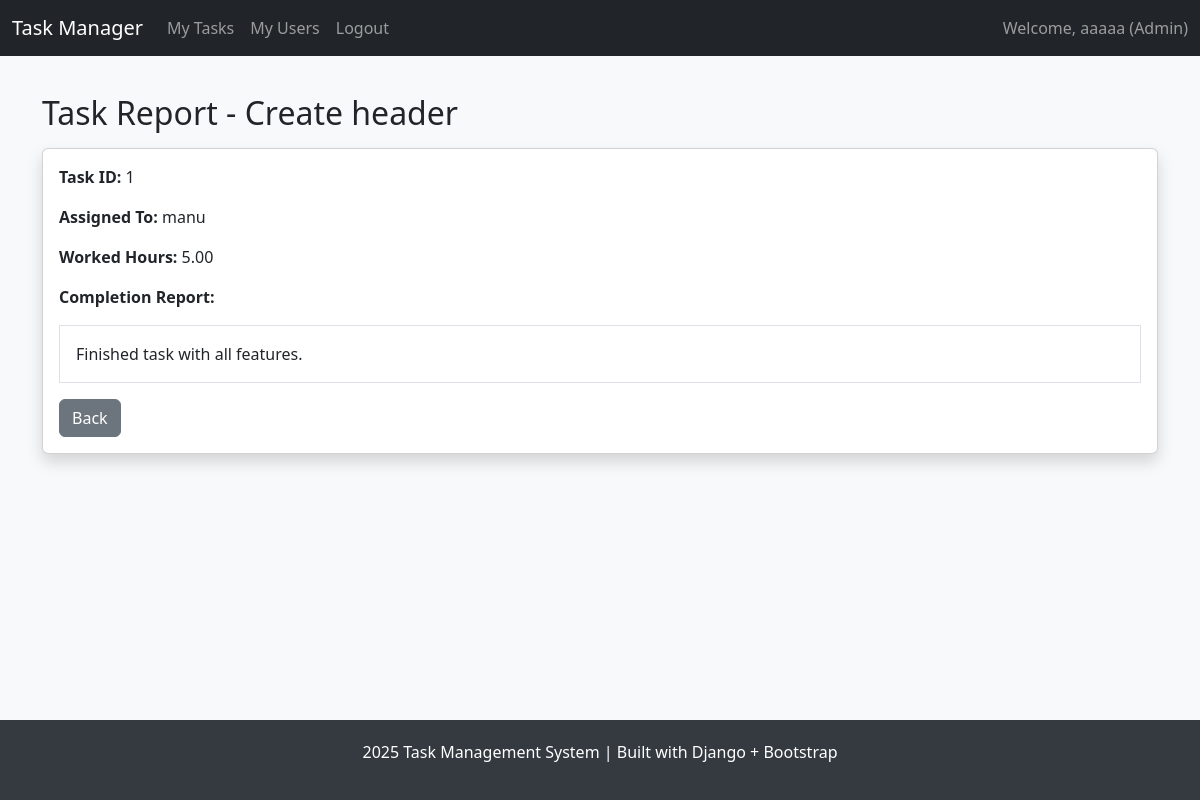
/admin-tasks/1/report/ (signed in), run on the app's committed database.
### accounts/models.py (models this page shows, shortened)
class User(AbstractUser):
    ROLE_CHOICES = (
        ("SuperAdmin", "SuperAdmin"),
        ("Admin", "Admin"),
        ("User", "User"),
    )
    role = models.CharField(max_length=20, choices=ROLE_CHOICES, default="User")
    assigned_admin = models.ForeignKey(
        "self", null=True, blank=True, on_delete=models.SET_NULL, related_name="managed_users",
        limit_choices_to={"role": "Admin"}
    )

### task/models.py (models this page shows, shortened)
class Task(models.Model):
    STATUS_PENDING = "Pending"
    STATUS_IN_PROGRESS = "In Progress"
    STATUS_COMPLETED = "Completed"
    STATUS_CHOICES = [
        (STATUS_PENDING, "Pending"),
        (STATUS_IN_PROGRESS, "In Progress"),
        (STATUS_COMPLETED, "Completed"),
    ]
    title = models.CharField(max_length=255)
    description = models.TextField()
    assigned_to = models.ForeignKey(settings.AUTH_USER_MODEL, on_delete=models.CASCADE, related_name="tasks")
    due_date = models.DateField(null=True, blank=True)
    status = models.CharField(max_length=20, choices=STATUS_CHOICES, default=STATUS_PENDING)
    completion_report = models.TextField(blank=True, null=True)
    worked_hours = models.DecimalField(max_digits=6, decimal_places=2, null=True, blank=True)
    created_at = models.DateTimeField(auto_now_add=True)
    updated_at = models.DateTimeField(auto_now=True)

### adminpanel/views.py (the view)
# urls.py: path('admin-tasks/<int:task_id>/report/', views.view_task_report, name='view_task_report'),
@login_required
def view_task_report(request, task_id):
    if request.user.role != "Admin":
        return redirect("dashboard")
    task = get_object_or_404(Task, id=task_id, assigned_to__assigned_admin=request.user, status="Completed")
    return render(request, "adminpanel/view_task_report.html", {"task": task})

### adminpanel/templates/adminpanel/view_task_report.html (shortened to what this page needs)
{% extends "adminpanel/base.html" %}
{% block content %}
<h2 class="mb-3">Task Report - {{ task.title }}</h2>
<div class="card p-3 shadow">
  <p><strong>Task ID:</strong> {{ task.id }}</p>
  <p><strong>Assigned To:</strong> {{ task.assigned_to.username }}</p>
  <p><strong>Worked Hours:</strong> {{ task.worked_hours }}</p>
  <p><strong>Completion Report:</strong></p>
  <div class="border p-3">{{ task.completion_report|linebreaksbr }}</div>
  <div class="mt-3">
    <a class="btn btn-secondary" href="{% url 'task_list' %}">Back</a>
  </div>
</div>
{% endblock %}

### adminpanel/templates/adminpanel/base.html (shortened to what this page needs)
<!DOCTYPE html>
<html lang="en">
<head>
  <link href="https://cdn.jsdelivr.net/npm/bootstrap@5.3.2/dist/css/bootstrap.min.css" rel="stylesheet">
</head>
<body>
  <nav class="navbar navbar-expand-lg navbar-dark bg-dark fixed-top">
    <div class="container-fluid">
      <a class="navbar-brand" href="{% url 'dashboard' %}">Task Manager</a>
      <div class="collapse navbar-collapse" id="navbarNav">
        <ul class="navbar-nav me-auto">
          {% if user.is_authenticated %}
            {% if user.role == "SuperAdmin" %}
              <li class="nav-item"><a class="nav-link" href="{% url 'manage_users' %}">Manage Users</a></li>
              <li class="nav-item"><a class="nav-link" href="{% url 'manage_admins' %}">Manage Admins</a></li>
              <li class="nav-item"><a class="nav-link" href="{% url 'manage_tasks' %}">Manage Tasks</a></li>
              <li class="nav-item"><a class="nav-link" href="{% url 'task_reports' %}">Task Reports</a></li>
            {% elif user.role == "Admin" %}
              <li class="nav-item"><a class="nav-link" href="{% url 'task_list' %}">My Tasks</a></li>
              <li class="nav-item"><a class="nav-link" href="{% url 'user_list' %}">My Users</a></li>
            {% endif %}
            <li class="nav-item"><a class="nav-link" href="{% url 'logout' %}">Logout</a></li>
          {% endif %}
        </ul>
        {% if user.is_authenticated %}
          <span class="navbar-text">Welcome, {{ user.username }} ({{ user.role }})</span>
        {% endif %}
      </div>
    </div>
  </nav>
  <main class="container py-4">
    {% block content %}{% endblock %}
  </main>
  <footer>
    <p>2025 Task Management System | Built with Django + Bootstrap</p>
  </footer>
</body>
</html>

### adminpanel/templates/adminpanel/base.html (style rules this page uses)
body { min-height: 100vh; display: flex; flex-direction: column; background-color: #f8f9fa; padding-top: 70px; }
main { flex: 1; }
footer { margin-top: auto; padding: 20px; background: #343a40; color: white; text-align: center; }

### data on the page
User: username "aaaaa", role "Admin"
Task: title "Create header", id "1", assigned_to.username "manu", worked_hours "5.00", completion_report "Finished task with all features."
